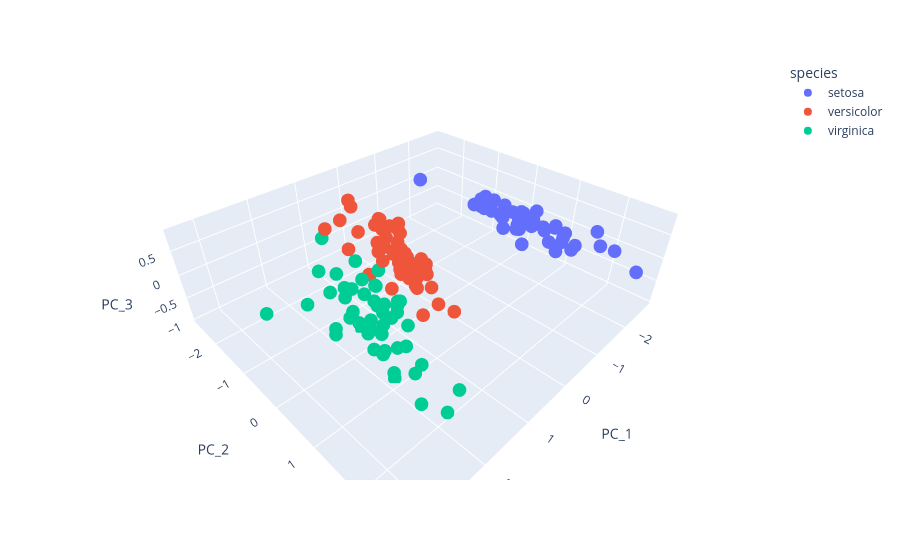

Source (notebook cell):
### Code cell
px.scatter_3d(pc_df, x="PC_1", y="PC_2", z="PC_3", color="species")
